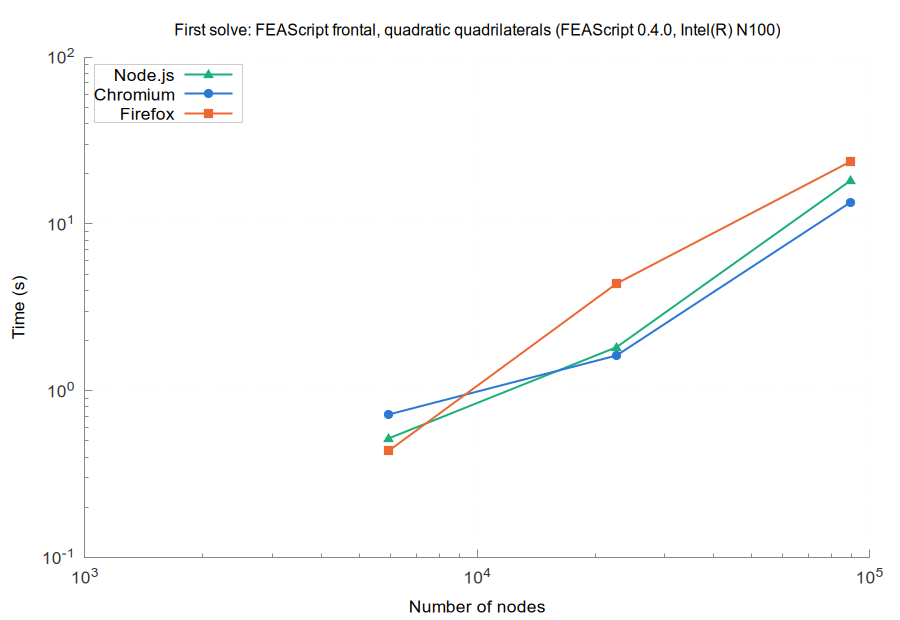

Write the gnuplot code that produced this figure.
set terminal pngcairo size 900,620 font 'Arial,13'
set border 3 lc rgb '#888888'; set tics nomirror tc rgb '#333333'
set grid lc rgb '#e6e6e6' lw 1; set key top left box lc rgb '#cccccc' opaque
set logscale xy; set format y '10^{%L}'; set format x '10^{%L}'
set output 'browsers_FEAScript_frontal_quadratic_quadrilaterals_first.png'
set title 'First solve: FEAScript frontal, quadratic quadrilaterals (FEAScript 0.4.0, Intel(R) N100)' font 'Arial,12'
set xlabel 'Number of nodes'
set ylabel 'Time (s)'
plot 'browsers_FEAScript_frontal_quadratic_quadrilaterals_first_node.dat' u 1:2 w lp lw 2 pt 9 ps 1.2 lc rgb '#1baf7a' t 'Node.js', \
     'browsers_FEAScript_frontal_quadratic_quadrilaterals_first_chromium.dat' u 1:2 w lp lw 2 pt 7 ps 1.2 lc rgb '#2a78d6' t 'Chromium', \
     'browsers_FEAScript_frontal_quadratic_quadrilaterals_first_firefox.dat' u 1:2 w lp lw 2 pt 5 ps 1.2 lc rgb '#eb6834' t 'Firefox'
